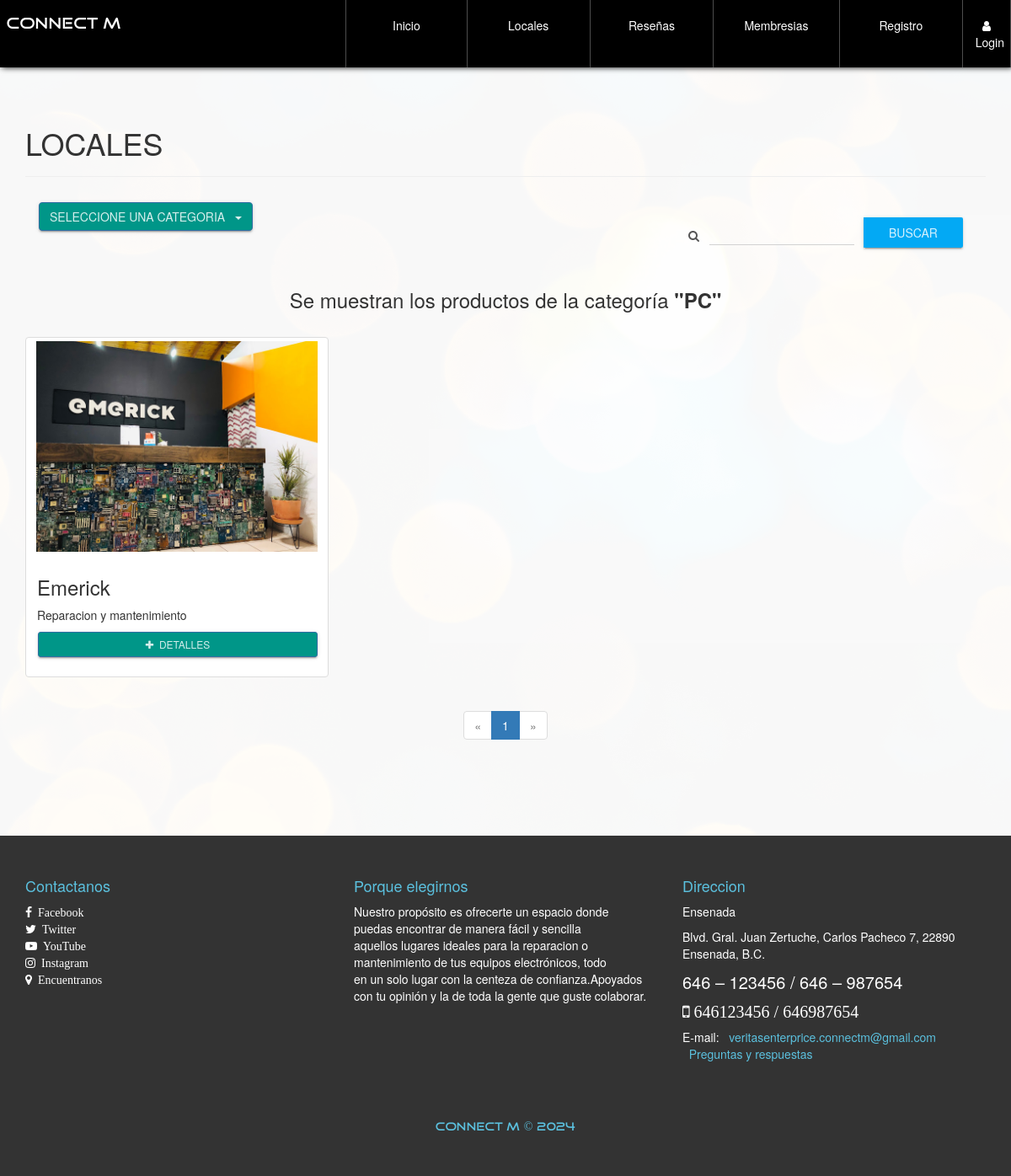
Page /product.php?categ=1 on the committed database.
### tables this page shows
CREATE TABLE `categoria` (
  `CodigoCat` varchar(30) NOT NULL,
  `Nombre` varchar(30) NOT NULL,
  `Descripcion` text NOT NULL
);

CREATE TABLE `producto` (
  `id` int(20) NOT NULL,
  `CodigoProd` varchar(30) NOT NULL,
  `NombreProd` varchar(30) NOT NULL,
  `CodigoCat` varchar(30) NOT NULL,
  `Precio` decimal(30,2) NOT NULL,
  `Descuento` int(2) NOT NULL,
  `Modelo` varchar(30) NOT NULL,
  `Marca` varchar(30) NOT NULL,
  `Stock` int(20) NOT NULL,
  `NITProveedor` varchar(30) NOT NULL,
  `Imagen` varchar(150) NOT NULL,
  `Nombre` varchar(30) NOT NULL,
  `Estado` varchar(15) NOT NULL
);

### product.php (the view, shortened to what this page needs)
<?php
include './library/consulSQL.php';
?>
<!DOCTYPE html>
<html lang="es">
<head>
    <?php include './inc/link.php'; ?>
</head>
<body id="container-page-product">
    <?php include './inc/navbar.php'; ?>
    <section id="store">
       <br>
        <div class="container">
            <div class="page-header">
              <h1>LOCALES <small class="tittles-pages-logo"></small></h1>
            </div>
            <?php
              $checkAllCat=ejecutarSQL::consultar("SELECT * FROM categoria");
              if(mysqli_num_rows($checkAllCat)>=1):
            ?>
              <div class="container-fluid">
                <div class="row">
                  <div class="col-xs-12 col-md-4">
                    <div class="dropdown">
                      <button class="btn btn-primary btn-raised dropdown-toggle" type="button" id="drpdowncategory" data-toggle="dropdown" aria-haspopup="true" aria-expanded="true">
                        Seleccione una categoria &nbsp;
                        <span class="caret"></span>
                      </button>
                    </div>
                  </div>
                  <div class="col-xs-12 col-md-4 col-md-offset-4">
                    <form action="./search.php" method="GET">
                      <div class="form-group">
                        <div class="input-group">
                          <span class="input-group-addon"><i class="fa fa-search" aria-hidden="true"></i></span>
                          <input type="text" id="addon1" class="form-control" name="term" required="" title="Escriba nombre del local">
                          <span class="input-group-btn">
                              <button class="btn btn-info btn-raised" type="submit">Buscar</button>
                          </span>
                        </div>
                      </div>
                    </form>
                  </div>
                </div>
              </div>
            <?php
                $categoria=consultasSQL::clean_string($_GET['categ']);
                if(isset($categoria) && $categoria!=""){
            ?>
              <div class="row">
                <?php
                  $mysqli = mysqli_connect(SERVER, USER, PASS, BD);
                  mysqli_set_charset($mysqli, "utf8");
                  $pagina = isset($_GET['pag']) ? (int)$_GET['pag'] : 1;
                  $regpagina = 20;
                  $inicio = ($pagina > 1) ? (($pagina * $regpagina) - $regpagina) : 0;
                  $consultar_productos=mysqli_query($mysqli,"SELECT SQL_CALC_FOUND_ROWS * FROM producto WHERE CodigoCat='$categoria' AND Stock > 0 AND Estado='Activo' LIMIT $inicio, $regpagina");
                  $selCat=ejecutarSQL::consultar("SELECT * FROM categoria WHERE CodigoCat='$categoria'");
                  $datCat=mysqli_fetch_array($selCat, MYSQLI_ASSOC);
                  $totalregistros = mysqli_query($mysqli,"SELECT FOUND_ROWS()");
                  $totalregistros = mysqli_fetch_array($totalregistros, MYSQLI_ASSOC);
                  $numeropaginas = ceil($totalregistros["FOUND_ROWS()"]/$regpagina);
                  if(mysqli_num_rows($consultar_productos)>=1){
                    echo '<h3 class="text-center">Se muestran los productos de la categoría <strong>"'.$datCat['Nombre'].'"</strong></h3><br>';
                    while($prod=mysqli_fetch_array($consultar_productos, MYSQLI_ASSOC)){
                ?>
                    <div class="col-xs-12 col-sm-6 col-md-4">
                         <div class="thumbnail">
                           <img class="img-product" src="./assets/img-products/<?php if($prod['Imagen']!="" && is_file("./assets/img-products/".$prod['Imagen'])){ echo $prod['Imagen']; }else{ echo "default.png"; } ?>
                           ">
                           <div class="caption">
                             <h3><?php echo $prod['Marca']; ?></h3>
                             <p><?php echo $prod['NombreProd']; ?></p>
                             <p class="text-center">
                                 <a href="infoProd.php?CodigoProd=<?php echo $prod['CodigoProd']; ?>" class="btn btn-primary btn-raised btn-sm btn-block"><i class="fa fa-plus"></i>&nbsp; Detalles</a>
                             </p>
                           </div>
                         </div>
                     </div>
                <?php
                  }
                  if($numeropaginas>0):
                ?>
                <div class="clearfix"></div>
                <div class="text-center">
                  <ul class="pagination">
                    <?php if($pagina == 1): ?>
                        <li class="disabled">
                            <a>
                                <span aria-hidden="true">&laquo;</span>
                            </a>
                        </li>
                    <?php endif; ?>
                    <?php
                        for($i=1; $i <= $numeropaginas; $i++ ){
                            if($pagina == $i){
                                echo '<li class="active"><a href="product.php?categ='.$categoria.'&pag='.$i.'">'.$i.'</a></li>';
                            }else{
                                echo '<li><a href="product.php?categ='.$categoria.'&pag='.$i.'">'.$i.'</a></li>';
                            }
                        }
                    ?>
                    <?php if($pagina == $numeropaginas): ?>
                        <li class="disabled">
                            <a>
                                <span aria-hidden="true">&raquo;</span>
                            </a>
                        </li>
                    <?php endif; ?>
                  </ul>
                </div>
                <?php
                  endif;
                  }else{
                    echo '<h2 class="text-center">Lo sentimos, no hay locales registrados en la categoría <strong>"'.$datCat['Nombre'].'"</strong></h2>';
                  }
                ?>
              </div>
            <?php
                }else{
                  echo '<h2 class="text-center">Por favor seleccione una categoria o escriba el nombre del local para empezar</h2>';
                }
              else:
                echo '<h2 class="text-center">Lo sentimos, no hay locales registrados en la plataforma</h2>';
              endif;
            ?>
        </div>
    </section>
    <?php include './inc/footer.php'; ?>
</body>
</html>

### css/style.css (style rules this page uses)
body { font-family: "FontFamilySPro"; line-height: 1.5; font-size: 1.4em; width: 100%; height: 100%; margin: 0px; padding: 0px; background-position: center center; background-repeat: no-repeat; background-attachment: fixed; background-size: cover; background-color: #fff; }
section { width: 100%; margin: 0px; padding: 90px 0px; }
#container-page-product { background-image: url(../assets/img/font-registration.JPG); }
#store, #infoproduct, #container-pedido { background-color: rgba(255,255,255,.97); min-height: 900px; }
.img-product { max-height: 250px; display: block; margin: 0 auto; }

### rows in the picture
categoria: Nombre "PC"
producto: Imagen (picture), Marca "Emerick", NombreProd "Reparacion y mantenimiento"
